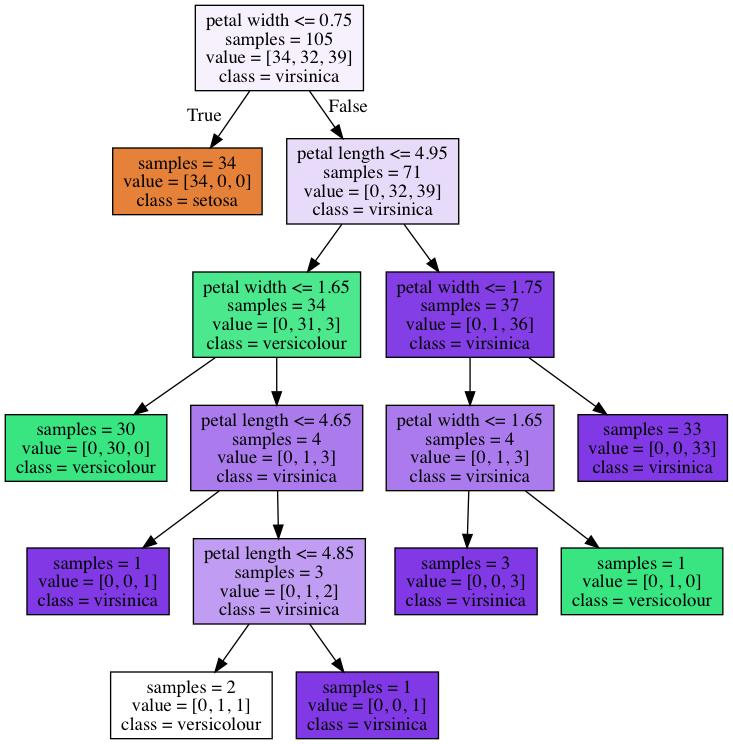
#> input picture text/Machine Learning/tree_1.png, 733 x 744 px
$ jupyter execute 'Machine Learning vol.11 決定木.ipynb'   (shell and % lines are left out)
#> lines starting #> are read from the running program, lines starting #| are printed output that depends on the picture
[cell 1]
# 必要なライブラリをインポート
import numpy as np
import pandas as pd
import matplotlib.pyplot as plt
from sklearn.datasets import load_iris
from sklearn.model_selection import train_test_split

# データセットのロード
iris = load_iris()
X_1 = iris.data[:,[2,3]]
y_1 = iris.target

# データセットの分割
X_1_train, X_1_test, y_1_train, y_1_test = train_test_split(X_1, y_1, test_size=0.3, random_state=0)

[cell 2]
# 決定木による学習
from sklearn.tree import DecisionTreeClassifier
tree_1 = DecisionTreeClassifier(random_state=0)
tree_1.fit(X_1_train, y_1_train)

[cell 3]
# 決定曲線をプロットする関数
def plot_decision_regions(X, y, classifier, resolution=0.02):
#> called with X = array of shape (150, 2), y = array of shape (150,), resolution = 0.02
    from matplotlib.colors import ListedColormap
    markers = ("s", "x", "o", "^", "v")
    colors = ("red", "blue", "lightgreen", "gray", "cyan")
    cmap = ListedColormap(colors[:len(np.unique(y))])
    x1_min, x1_max = X[:, 0].min()-1 , X[:, 0].max() +1
    x2_min, x2_max = X[:, 1].min()-1 , X[:, 1].max() +1
    xx1, xx2 = np.meshgrid(np.arange(x1_min, x1_max, resolution), np.arange(x2_min, x2_max, resolution))
    Z = classifier.predict(np.array([xx1.ravel(), xx2.ravel()]).T)
    Z = Z.reshape(xx1.shape)
    plt.contourf(xx1, xx2, Z, alpha=0.4, cmap=cmap)
    plt.xlim(xx1.min(), xx1.max())
    plt.ylim(xx2.min(), xx2.max())
    for idx, cl in enumerate(np.unique(y)):
        plt.scatter(x=X[y == cl, 0], y=X[y == cl, 1], alpha=0.8, c=cmap(idx),marker=markers[idx], label=cl)

[cell 4]
# 決定曲線をプロット
plot_decision_regions(X_1, y_1, tree_1)
plt.xlabel('petal length [cm]')
plt.ylabel('petal width [cm]')
plt.legend(loc='best')
plt.show()
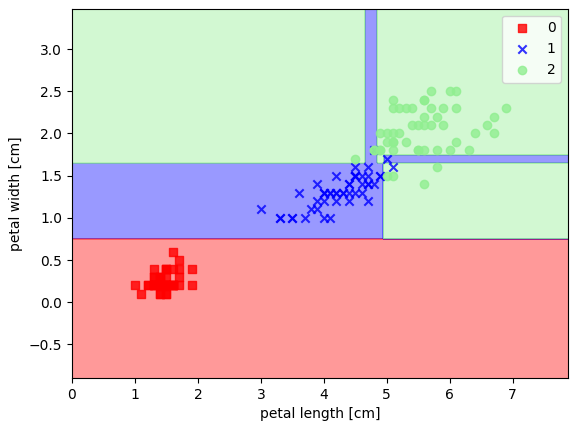
#> figure drawn by matplotlib, 1 panel

[cell 5]
# 精度の確認
print('train: {:.3f}'.format(tree_1.score(X_1_train, y_1_train)))
print('test : {:.3f}'.format(tree_1.score(X_1_test, y_1_test)))

[cell 6]
# .dotファイルをエクスポート
from sklearn.tree import export_graphviz
export_graphviz(tree_1, out_file='tree_1.dot', feature_names=['petal length', 'petal width'],
               class_names=['setosa', 'versicolour', 'virsinica'], impurity=False, filled=True)

[cell 7]
# 木構造を画像として出力
import cv2
img = cv2.imread('tree_1.png')
#> img is the input picture: shape (744, 733, 3); mean B, G, R 227.8, 211.6, 213.2
plt.figure(figsize=(12, 12))
plt.imshow(img)
plt.show()

[cell 8]
# 決定木による学習
# max_depthを指定
from sklearn.tree import DecisionTreeClassifier
tree_2 = DecisionTreeClassifier(random_state=0, max_depth=3)
tree_2.fit(X_1_train, y_1_train)

[cell 9]
# 決定曲線をプロット
plot_decision_regions(X_1, y_1, tree_2)
plt.xlabel('petal length [cm]')
plt.ylabel('petal width [cm]')
plt.legend(loc='best')
plt.show()

[cell 10]
# ランダムフォレストによる学習
from sklearn.ensemble import RandomForestClassifier
rfc_1 = RandomForestClassifier(random_state=0, n_estimators=10)
rfc_1.fit(X_1_train, y_1_train)

[cell 11]
# 決定境界の出力
plot_decision_regions(X_1, y_1, rfc_1)
plt.xlabel('petal length [cm]')
plt.ylabel('petal width [cm]')
plt.legend(loc='upper left')
plt.show()
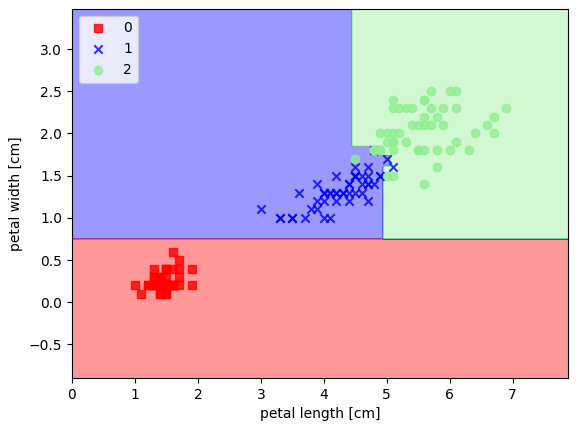
#> figure drawn by matplotlib, 1 panel

[cell 12]
# 正答率を出力
print('train accuracy: %.3f' % rfc_1.score(X_1_train, y_1_train))
print('test  accuracy: %.3f' % rfc_1.score(X_1_test, y_1_test))

[cell 13]
# brest_cancerデータセットの読み込み
from sklearn.datasets import load_breast_cancer
bc = load_breast_cancer()

# データセットの分割
from sklearn.model_selection import train_test_split
X_2_train, X_2_test, y_2_train, y_2_test = train_test_split(bc.data, bc.target, test_size=0.3, random_state=0)

[cell 14]
from sklearn.ensemble import RandomForestClassifier
rfc_2 = RandomForestClassifier(random_state=0, n_estimators=100)
rfc_2.fit(X_2_train, y_2_train)

[cell 15]
# 特徴量の重要度を出力
importances = rfc_2.feature_importances_
importances

[cell 16]
# 特徴量の重要度をグラフに出力
n_features = len(bc.feature_names)
plt.figure(figsize=(12, 8))
plt.barh(range(n_features), rfc_2.feature_importances_ , align='center')
plt.yticks(np.arange(n_features), bc.feature_names)
plt.show()
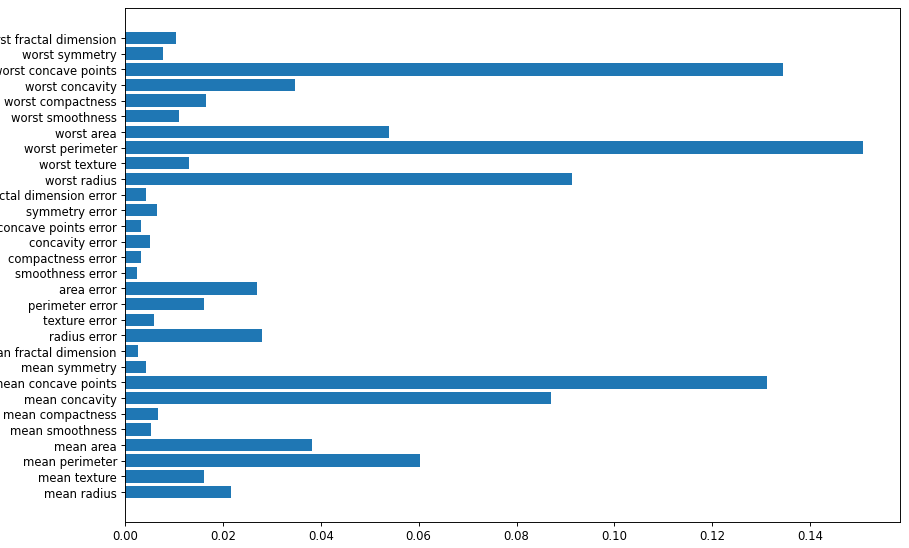
#> figure drawn by matplotlib, 1 panel

[cell 17]
# 予測確率を出力する
rfc_2.predict_proba(X_2_test[0].reshape(1, -1))

[cell 18]
# 勾配ブースティング木で学習させる
from sklearn.ensemble import GradientBoostingClassifier
gbct = GradientBoostingClassifier(random_state=0, max_depth=3, learning_rate=0.1)
gbct.fit(X_2_train, y_2_train)

[cell 19]
# 正答率を出力
print('train accuracy: %.3f' % gbct.score(X_2_train, y_2_train))
print('test  accuracy: %.3f' % gbct.score(X_2_test, y_2_test))

[cell 20]
# 特徴量の重要度をグラフに出力
n_features = len(bc.feature_names)
plt.figure(figsize=(12, 8))
plt.barh(range(n_features), gbct.feature_importances_ , align='center')
plt.yticks(np.arange(n_features), bc.feature_names)
plt.show()
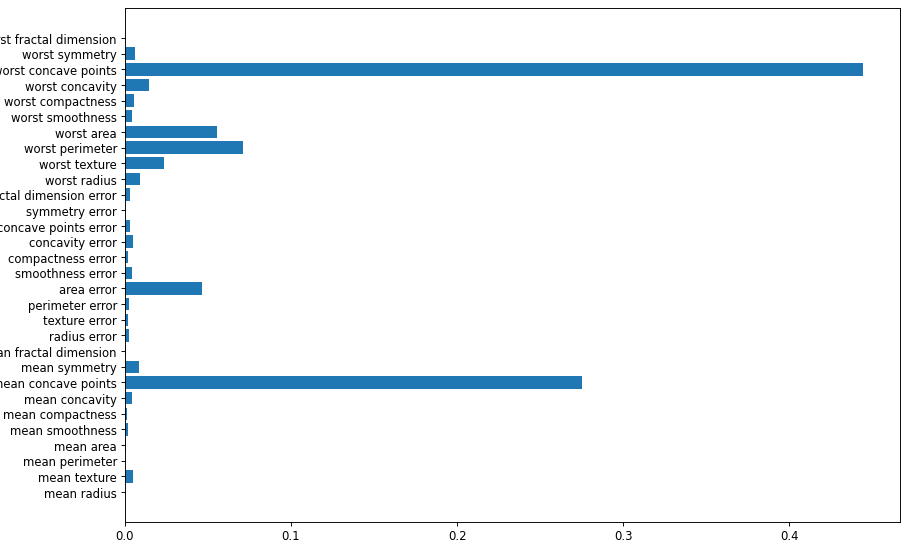
#> figure drawn by matplotlib, 1 panel
